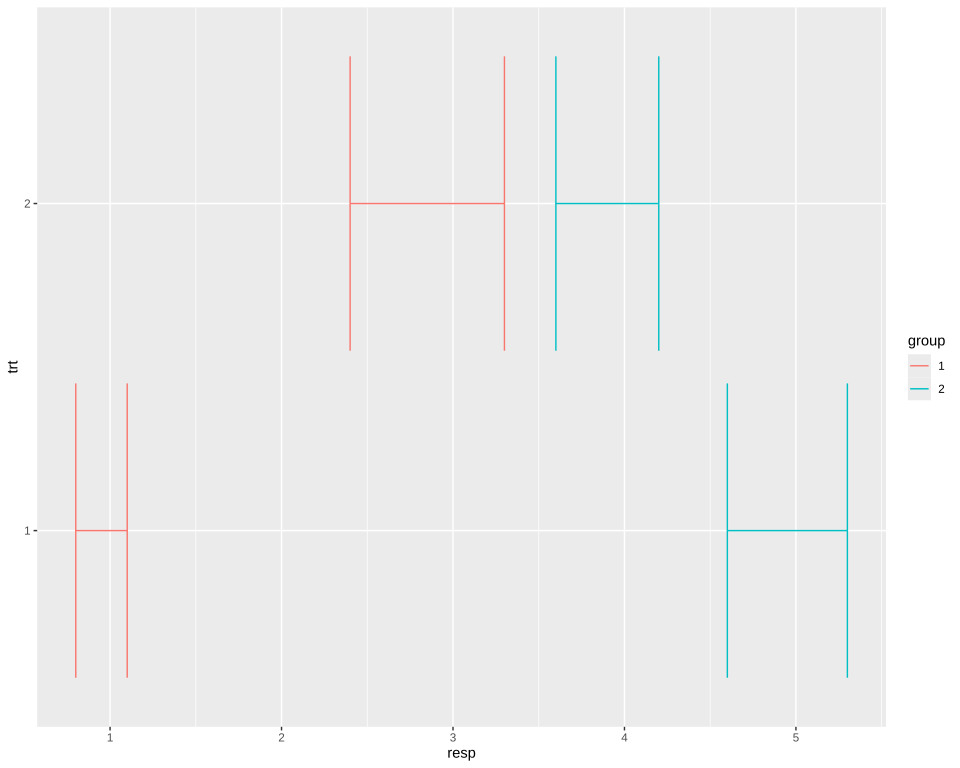

The R source for this figure:
# The plot test/golden/errorbar_flipped.svg draws, drawn by ggplot2 itself, as ggplot2's own visual tests
# draw their snapshots: the independent check on that golden whenever it changes. The suite never
# runs this; it needs R, ggplot2 and vdiffr, saved as the Docker image giggly-r:ggplot2-4.0.3. From
# the repository's root:
#
#   docker run --rm -v "$PWD/test/golden":/golden:ro giggly-r:ggplot2-4.0.3 \
#     Rscript /golden/errorbar_flipped.R > errorbar_flipped.ggplot2.svg
#
# and compare the two drawings element by element, as test/golden/point.R does.
#
# Error bars turned by mapping xmin and xmax, so they run across the panel, their whiskers 0.9 of
# the discrete y axis's spacing.
# First checked with ggplot2 4.0.3 and vdiffr 1.0.9: every element and clip path matches, the x
# axis drawn before the y as in test/golden/point.R.

library(ggplot2)

df <- data.frame(
  trt = factor(c(1, 1, 2, 2)),
  resp = c(1, 5, 3, 4),
  group = factor(c(1, 2, 1, 2)),
  upper = c(1.1, 5.3, 3.3, 4.2),
  lower = c(0.8, 4.6, 2.4, 3.6)
)

plot <- ggplot(df, aes(resp, trt, colour = group)) +
  geom_errorbar(aes(xmin = lower, xmax = upper)) +
  theme_gray()

file <- tempfile(fileext = ".svg")
vdiffr::write_svg(plot, file)
cat(readLines(file), sep = "\n")
